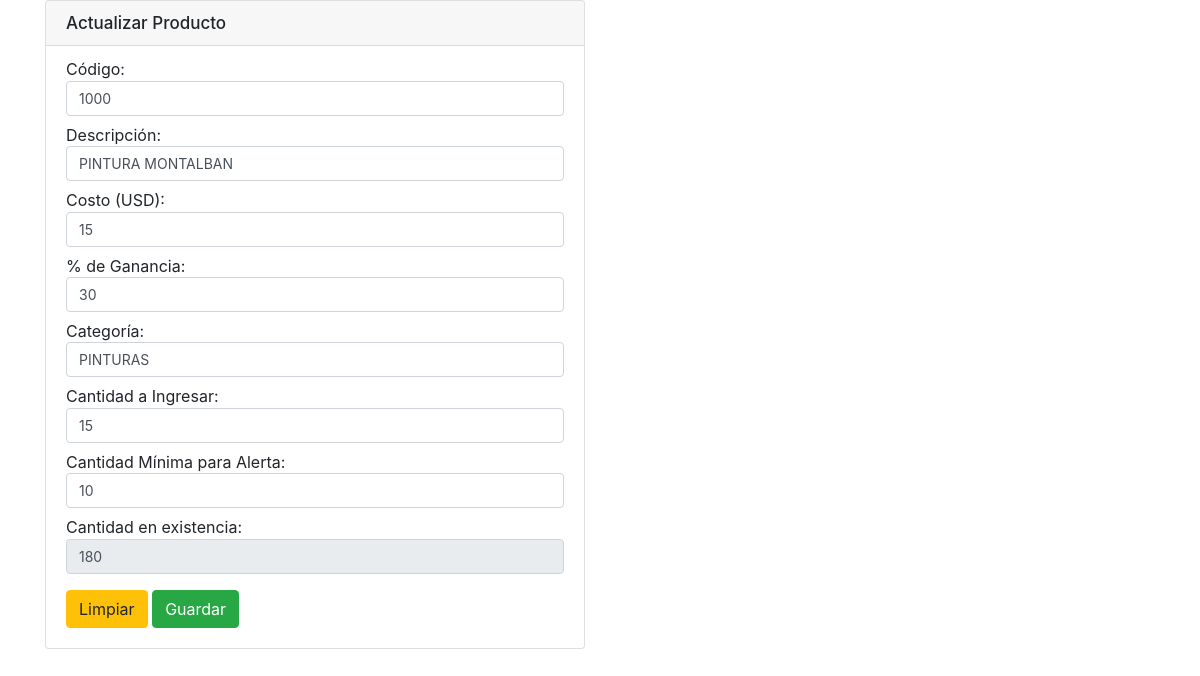
The page /actualizarProducto.php?id=1 on the database its author committed.
### tables this page shows
CREATE TABLE `producto` (
  `idProducto` int(5) NOT NULL,
  `codigo` varchar(30) NOT NULL,
  `descripcion` varchar(50) NOT NULL,
  `costoUSD` float NOT NULL,
  `porcentajeG` float NOT NULL,
  `categoria` varchar(50) NOT NULL,
  `proovedor` varchar(40) NOT NULL,
  `precioGanUSD` float NOT NULL,
  `cantidadIngresar` int(11) NOT NULL,
  `cantidadAlerta` int(11) NOT NULL,
  `existencia` int(11) NOT NULL
);

### modelo.php (called while the page is built, shortened)
<?php
$conexion = conectar();
if(isset($_GET['id'])){
    $id = $_GET['id'];
}
function consultarProducto($id){
    $resultado = [
        'error' =>false,
        'mensaje' => ''
    ];
    global $conexion;
    try{
        $sql = "SELECT * FROM producto WHERE idProducto = ? ";
            $st = $conexion->prepare($sql);
            $st->bindParam(1, $id);
            $st->execute();
            $consultarP = $st->fetch(PDO::FETCH_ASSOC);
    }catch(PDOException $e){
        $resultado['error'] = true;
        $resultado['mensaje'] = $e->getMessage();
    }
    return $consultarP;
}

### actualizarProducto.php (the view, shortened to what this page needs)
<?php
    include 'modelo.php';
    $consultarP = consultarProducto($id);
    while ($fila = $consultarP) {
        break;
    }
?>
<!DOCTYPE html>
<html lang="es">
<head>
    <link rel="stylesheet" href="https://stackpath.bootstrapcdn.com/bootstrap/4.3.1/css/bootstrap.min.css">
</head>
<body>
<div class="container">
    <div class="row">
        <div class="col-md-6">
            <div class="card">
                <div class="card-header">
                    <h4 class="card-title">Actualizar Producto</h4>
                </div>
                <div class="card-body">
                    <form form action="modelo.php" method="POST">
                        <div class="form-group">
                            <label for="codigo">Código:</label>
                            <input type="text" class="form-control" id="codigo" name="codigo" value="<?php echo $fila['codigo']; ?>">
                        </div>
                        <div class="form-group">
                            <label for="descripcion">Descripción:</label>
                            <input type="text" class="form-control" id="descripcion" name="descripcion" rows="2" value="<?php echo $fila['descripcion']; ?>"></textarea>
                        </div>
                        <div class="form-group">
                            <label for="costo">Costo (USD):</label>
                            <input type="text" class="form-control" id="costoUSD" name="costoUSD" value="<?php echo $fila['costoUSD']; ?>">
                        </div>
                        <div class="form-group">
                            <label for="ganancia"> % de Ganancia:</label>
                            <input type="text" class="form-control" id="porcentajeG" name="porcentajeG" value="<?php echo $fila['porcentajeG']; ?>">
                        </div>
                        <div class="form-group">
                            <label for="categoria">Categoría:</label>
                            <input type="text" class="form-control" id="categoria" name="categoria" value="<?php echo $fila['categoria']; ?>">
                        </div>
                        <div class="form-group">
                            <label for="cantidadIngresar">Cantidad a Ingresar:</label>
                            <input type="text" class="form-control" id="cantidadIngresar" name="cantidadIngresar" value="<?php echo $fila['cantidadIngresar']; ?>">
                        </div>
                        <div class="form-group">
                            <label for="cantidadAlerta">Cantidad Mínima para Alerta:</label>
                            <input type="text" class="form-control" id="cantidadAlerta" name="cantidadAlerta" value="<?php echo $fila['cantidadAlerta']; ?>">
                        </div>
                        <div class="form-group">
                            <label for="existencia">Cantidad en existencia:</label>
                            <input type="text" class="form-control" id="existencia" name="existencia" value="<?php echo $fila['existencia']; ?>" readonly >
                        </div>
                        <button type="button" class="btn btn-warning">Limpiar</button>
                        <button onclick="return confirmacion()" type="submit" class="btn btn-success">Guardar</button>
                    </form>
                </div>
            </div>
        </div>
    </div>
</div>
</body>
</html>

### actualizarProducto.php (style rules this page uses)
body { font-size: 16px; line-height: 0.4; margin: 0; padding: 0; }
h4.card-title { font-size: 17px; margin-bottom: 0; }
.form-control { font-size: 14px; }

### rows shown on the page
producto: codigo "1000", descripcion "PINTURA MONTALBAN", costoUSD "15", porcentajeG "30", categoria "PINTURAS", cantidadIngresar "15", cantidadAlerta "10", existencia "180"
